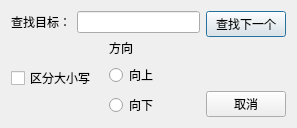
<?xml version="1.0" encoding="UTF-8"?>
<ui version="4.0">
 <class>SearchDialog</class>
 <widget class="QDialog" name="SearchDialog">
  <property name="geometry">
   <rect>
    <x>0</x>
    <y>0</y>
    <width>297</width>
    <height>120</height>
   </rect>
  </property>
  <property name="windowTitle">
   <string>查找</string>
  </property>
  <property name="modal">
   <bool>false</bool>
  </property>
  <layout class="QHBoxLayout" name="horizontalLayout_4">
   <item>
    <layout class="QHBoxLayout" name="horizontalLayout_3">
     <item>
      <layout class="QVBoxLayout" name="verticalLayout_3">
       <item>
        <layout class="QHBoxLayout" name="horizontalLayout">
         <item>
          <widget class="QLabel" name="label">
           <property name="text">
            <string>查找目标：</string>
           </property>
          </widget>
         </item>
         <item>
          <widget class="QLineEdit" name="searchText"/>
         </item>
        </layout>
       </item>
       <item>
        <layout class="QHBoxLayout" name="horizontalLayout_2">
         <item>
          <widget class="QCheckBox" name="cbCaseSensetive">
           <property name="text">
            <string>区分大小写</string>
           </property>
          </widget>
         </item>
         <item>
          <layout class="QVBoxLayout" name="verticalLayout_2">
           <item>
            <widget class="QLabel" name="label_2">
             <property name="text">
              <string>方向</string>
             </property>
            </widget>
           </item>
           <item>
            <widget class="QRadioButton" name="rbUp">
             <property name="layoutDirection">
              <enum>Qt::LayoutDirection::LeftToRight</enum>
             </property>
             <property name="autoFillBackground">
              <bool>true</bool>
             </property>
             <property name="text">
              <string>向上</string>
             </property>
            </widget>
           </item>
           <item>
            <widget class="QRadioButton" name="rbDown">
             <property name="text">
              <string>向下</string>
             </property>
             <property name="iconSize">
              <size>
               <width>17</width>
               <height>17</height>
              </size>
             </property>
            </widget>
           </item>
          </layout>
         </item>
        </layout>
       </item>
      </layout>
     </item>
     <item>
      <layout class="QVBoxLayout" name="verticalLayout">
       <item>
        <widget class="QPushButton" name="pushButton">
         <property name="maximumSize">
          <size>
           <width>16777215</width>
           <height>16777215</height>
          </size>
         </property>
         <property name="toolTipDuration">
          <number>-1</number>
         </property>
         <property name="layoutDirection">
          <enum>Qt::LayoutDirection::LeftToRight</enum>
         </property>
         <property name="text">
          <string>查找下一个</string>
         </property>
        </widget>
       </item>
       <item>
        <spacer name="verticalSpacer">
         <property name="orientation">
          <enum>Qt::Orientation::Vertical</enum>
         </property>
         <property name="sizeHint" stdset="0">
          <size>
           <width>20</width>
           <height>40</height>
          </size>
         </property>
        </spacer>
       </item>
       <item>
        <widget class="QPushButton" name="pushButton_2">
         <property name="text">
          <string>取消</string>
         </property>
        </widget>
       </item>
      </layout>
     </item>
    </layout>
   </item>
  </layout>
 </widget>
 <resources/>
 <connections/>
</ui>
